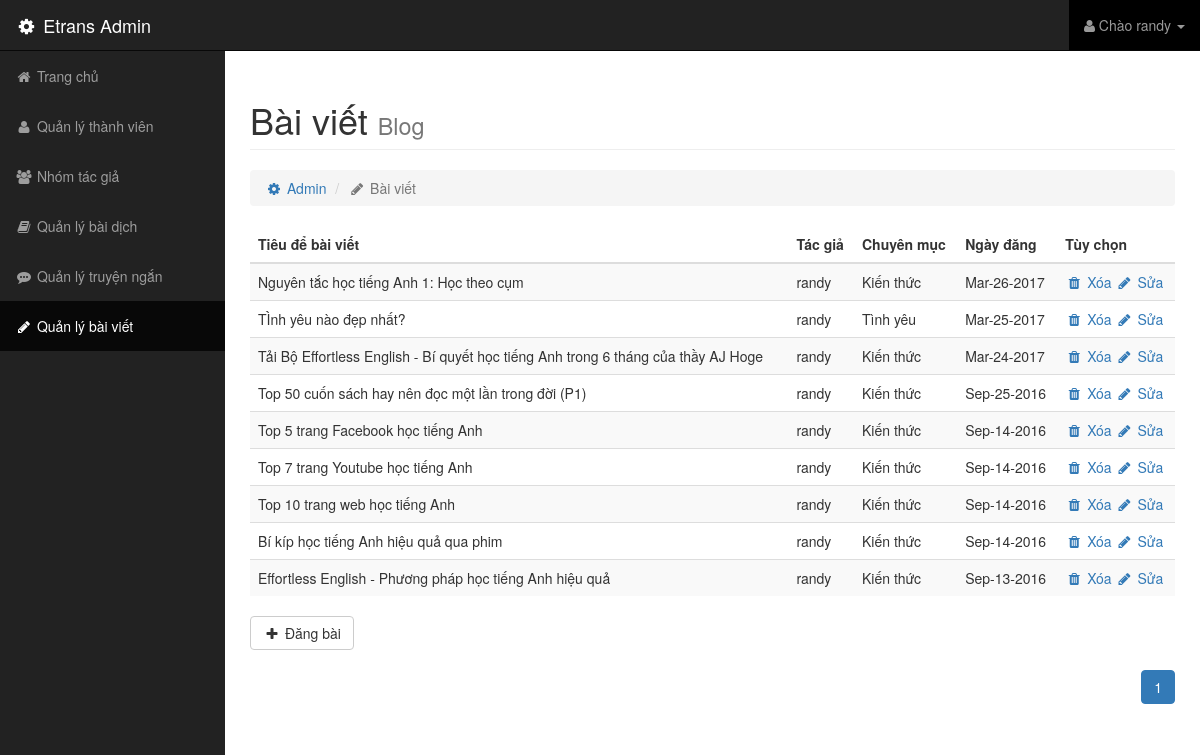
Screenshot of /admin/index.php?url=control-post (signed in) with the database file from the repository.
### tables this page shows
CREATE TABLE `post` (
  `id` int(10) NOT NULL,
  `title` varchar(255) NOT NULL,
  `head_cont` text NOT NULL,
  `cont` text NOT NULL,
  `kind_id` int(10) NOT NULL,
  `author` varchar(255) NOT NULL,
  `date` varchar(255) NOT NULL,
  `img` varchar(255) NOT NULL
);

CREATE TABLE `kinds` (
  `kind_id` int(10) NOT NULL,
  `kind_name` varchar(255) NOT NULL
);

### admin/control-post.php (the view, shortened to what this page needs)
<?php
	$conn = mysqli_connect(HOST,USER,PASS,DB);
	if(!$_GET['p']) $p = 1;
	else $p = $_GET['p'];
	$max_unit = 10;
	$first = $p*$max_unit - $max_unit;
	$sql = "SELECT * FROM post INNER JOIN kinds ON post.kind_id = kinds.kind_id ORDER BY id DESC LIMIT $first, $max_unit";
	$query = mysqli_query($conn,$sql);
?>
<div class=row>
	<div class="col-md-12">
		<h1 class=page-header>
			Bài viết
			<small>Blog</small>
		</h1>
	</div>
</div>
<div class="row">
	<div class="col-md-12">
		<ul class="breadcrumb">
			<li><a href=""><i class="fa fa-cog fa-fw"></i> Admin</a></li>
			<li class="active"><i class="fa fa-fw fa-pencil"></i> Bài viết</li>
		</ul>
	</div>
</div>
<div class="row">
	<div class="col-md-12">
		<table class="table table-hover table-striped trans-list">
			<thead>
				<tr>
					<th>Tiêu để bài viết</th>
					<th>Tác giả</th>
					<th>Chuyên mục</th>
					<th>Ngày đăng</th>
					<th>Tùy chọn</th>
				</tr>
			</thead>
			<tbody>
				<?php while($result = mysqli_fetch_array($query)){ ?>
				<tr>
					<td><?php echo $result['title'] ?></td>
					<td><?php echo $result['author'] ?></td>
					<td><?php echo $result['kind_name'] ?></td>
					<td><?php echo $result['date'] ?></td>
					<td>
						<a class=delete href="/admin/delete.php?t=post&id=<?php echo $result['id']; ?>"><i class="fa fa-fw fa-trash"></i> Xóa</a>
						<a href="/admin/index.php?url=post-edit&id=<?php echo $result['id']; ?>"><i class="fa fa-fw fa-pencil"></i> Sửa</a>
					</td>
				</tr>
				<?php } ?>
			</tbody>
		</table>
	</div>
</div>
<div class="row">
	<div class="col-md-12">
		<a href="/admin/index.php?url=post-add" class="btn btn-default btn-md"><i class="fa fa-fw fa-plus"></i> Đăng bài</a>
	</div>
</div>
<div class="row">
	<div class="col-md-12 text-right">
		<ul class="pagination">
			<?php
					$sql_2 = "SELECT * FROM post";
					$query_2 = mysqli_query($conn,$sql_2);
					$num = mysqli_num_rows($query_2);
					$all_p = ceil($num/$max_unit);
					$list = '';
					for($i=1; $i<=$all_p; $i++){
						if($p == $i) $list .= "<li class=active><a>$i</a></li>";
						else $list .= "<li><a href=".$_SERVER['PHP_SELF']."?url=control-post&p=$i>".$i." </a></li>";
					}
					echo $list;
			?>
		</ul>
	</div>
</div>

### css/admin.css (style rules this page uses)
body { margin-top: 50px; }

### rows the page displays
post: title "Nguyên tắc học tiếng Anh 1: Học theo cụm", author "randy", kind.kind_name "Kiến thức", date "Mar-26-2017"
post: title "TÌnh yêu nào đẹp nhất?", author "randy", kind.kind_name "Tình yêu", date "Mar-25-2017"
post: title "Tải Bộ Effortless English - Bí quyết học tiếng Anh trong 6 tháng của thầy AJ Hoge", author "randy", kind.kind_name "Kiến thức", date "Mar-24-2017"
post: title "Top 50 cuốn sách hay nên đọc một lần trong đời (P1)", author "randy", kind.kind_name "Kiến thức", date "Sep-25-2016"
post: title "Top 5 trang Facebook học tiếng Anh", author "randy", kind.kind_name "Kiến thức", date "Sep-14-2016"
post: title "Top 7 trang Youtube học tiếng Anh", author "randy", kind.kind_name "Kiến thức", date "Sep-14-2016"
post: title "Top 10 trang web học tiếng Anh", author "randy", kind.kind_name "Kiến thức", date "Sep-14-2016"
post: title "Bí kíp học tiếng Anh hiệu quả qua phim", author "randy", kind.kind_name "Kiến thức", date "Sep-14-2016"
post: title "Effortless English - Phương pháp học tiếng Anh hiệu quả", author "randy", kind.kind_name "Kiến thức", date "Sep-13-2016"

### other values shown
$_SESSION['user'] "randy"
